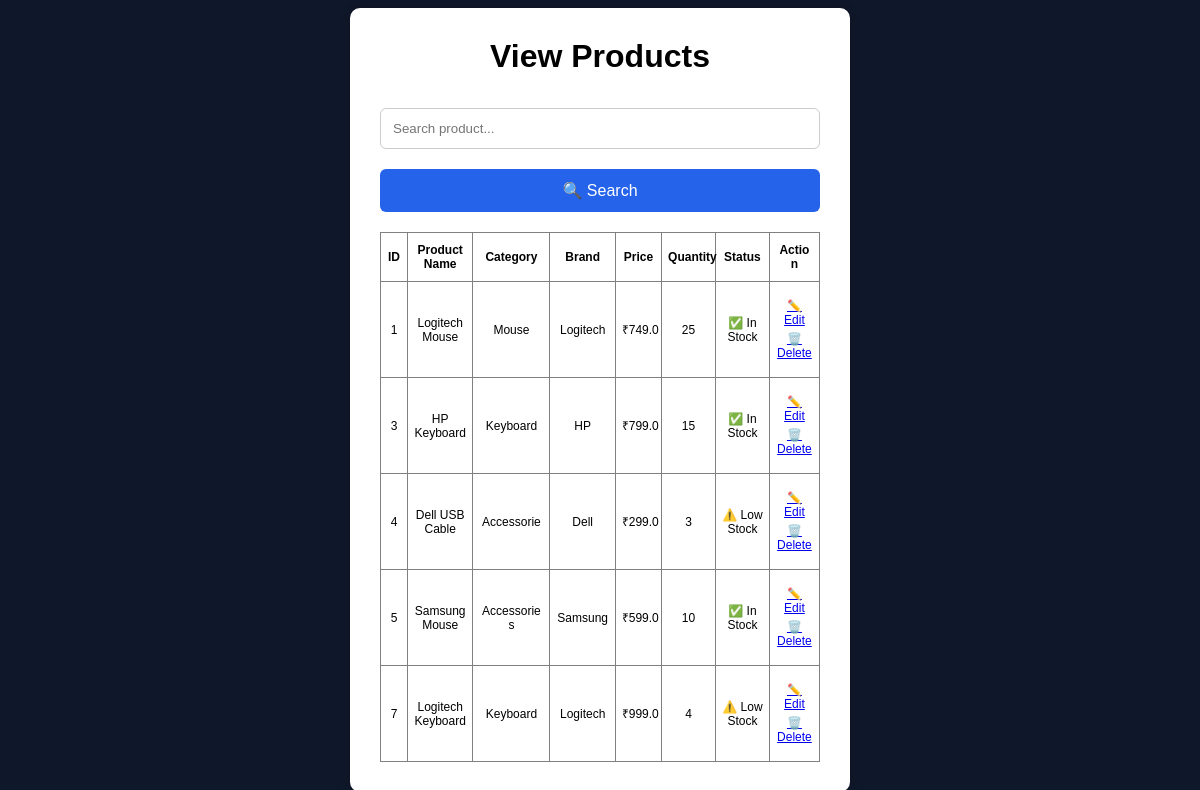
The page /view-products on the database its author committed.
### tables this page shows
CREATE TABLE products(
    id INTEGER PRIMARY KEY AUTOINCREMENT,
    product_name TEXT NOT NULL,
    category TEXT NOT NULL,
    brand TEXT NOT NULL,
    price REAL NOT NULL,
    quantity INTEGER NOT NULL
);

### app.py (the view)
@app.route("/view-products")
def view_products():
    search = request.args.get("search", "")
    connection = sqlite3.connect("inventory.db")
    connection.row_factory = sqlite3.Row
    cursor = connection.cursor()
    if search:
        cursor.execute(
            """
            SELECT * FROM products
            WHERE product_name LIKE ?
            OR category LIKE ?
            OR brand LIKE ?
            """,
            (
                "%" + search + "%",
                "%" + search + "%",
                "%" + search + "%"
            )
        )
    else:
        cursor.execute("SELECT * FROM products")
    products = cursor.fetchall()
    connection.close()
    return render_template(
        "view_products.html",
        products=products
    )

### templates/view_products.html (shortened to what this page needs)
<!DOCTYPE html>
<html lang="en">
<head>
    <link rel="stylesheet" href="{{ url_for('static', filename='css/style.css') }}">
</head>
<body>
<div class="form-container">
    <h1>View Products</h1>
    <form action="/view-products" method="GET">
    <input
        type="text"
        name="search"
        placeholder="Search product..."
    >
    <button type="submit">🔍 Search</button>
    </form>
    <table border="1" width="100%" cellpadding="10">
    <tr>
        <th>ID</th>
        <th>Product Name</th>
        <th>Category</th>
        <th>Brand</th>
        <th>Price</th>
        <th>Quantity</th>
        <th>Status</th>
        <th>Action</th>
    </tr>
    {% for product in products %}
    <tr>
        <td>{{ product['id'] }}</td>
        <td>{{ product['product_name'] }}</td>
        <td>{{ product['category'] }}</td>
        <td>{{ product['brand'] }}</td>
        <td>₹{{ product['price'] }}</td>
        <td>{{ product['quantity'] }}</td>
        <td>
            {% if product['quantity'] <= 5 %}
                ⚠️ Low Stock
            {% else %}
                ✅ In Stock
            {% endif %}
        </td>
        <td>
            <a href="/edit-product/{{ product['id'] }}">✏️ Edit</a>
            <a href="/delete-product/{{ product['id'] }}"
            onclick="return confirm('Are you sure you want to delete this product?')">
            🗑️ Delete
            </a>
        </td>
    </tr>
    {% endfor %}
</table>
</div>
</body>
</html>

### static/css/style.css (style rules this page uses)
* { margin:0; padding:0; box-sizing:border-box; font-family:Arial,sans-serif; }
body { background:#0f172a; display:flex; justify-content:center; align-items:center; height:100vh; }
input { width:100%; padding:12px; margin-top:8px; margin-bottom:20px; border:1px solid #ccc; border-radius:6px; }
button { width:100%; padding:12px; background:#2563eb; color:white; border:none; border-radius:6px; cursor:pointer; font-size:16px; }
.form-container { width:500px; margin:40px auto; background:white; padding:30px; border-radius:10px; box-shadow:0 0 10px rgba(0,0,0,0.2); }
.form-container h1 { text-align:center; margin-bottom:25px; }
table { width: 100%; border-collapse: collapse; margin-top: 20px; font-size: 12px; table-layout: fixed; }
th { padding: 10px 6px; text-align: center; font-size: 12px; white-space: normal; overflow-wrap: break-word; }
td { padding: 12px 6px; text-align: center; vertical-align: middle; white-space: normal; overflow-wrap: break-word; word-break: normal; }
th:nth-child(1), td:nth-child(1) { width: 7%; }
th:nth-child(2), td:nth-child(2) { width: 17%; }
th:nth-child(3), td:nth-child(3) { width: 20%; }
th:nth-child(4), td:nth-child(4) { width: 17%; }
th:nth-child(5), td:nth-child(5) { width: 12%; }
th:nth-child(6), td:nth-child(6) { width: 14%; }
th:nth-child(7), td:nth-child(7) { width: 14%; }
th:nth-child(8), td:nth-child(8) { width: 13%; }
th:nth-child(5), td:nth-child(5), th:nth-child(6), td:nth-child(6) { white-space: nowrap; }
td a { display: block; margin: 5px 0; }

### rows shown on the page
products: id "1", product_name "Logitech Mouse", category "Mouse", brand "Logitech", price "749.0", quantity "25", shows "✅ In Stock"
products: id "3", product_name "HP Keyboard", category "Keyboard", brand "HP", price "799.0", quantity "15", shows "✅ In Stock"
products: id "4", product_name "Dell USB Cable", category "Accessorie", brand "Dell", price "299.0", quantity "3", shows "⚠️ Low Stock"
products: id "5", product_name "Samsung Mouse", category "Accessories", brand "Samsung", price "599.0", quantity "10", shows "✅ In Stock"
products: id "7", product_name "Logitech Keyboard", category "Keyboard", brand "Logitech", price "999.0", quantity "4", shows "⚠️ Low Stock"
